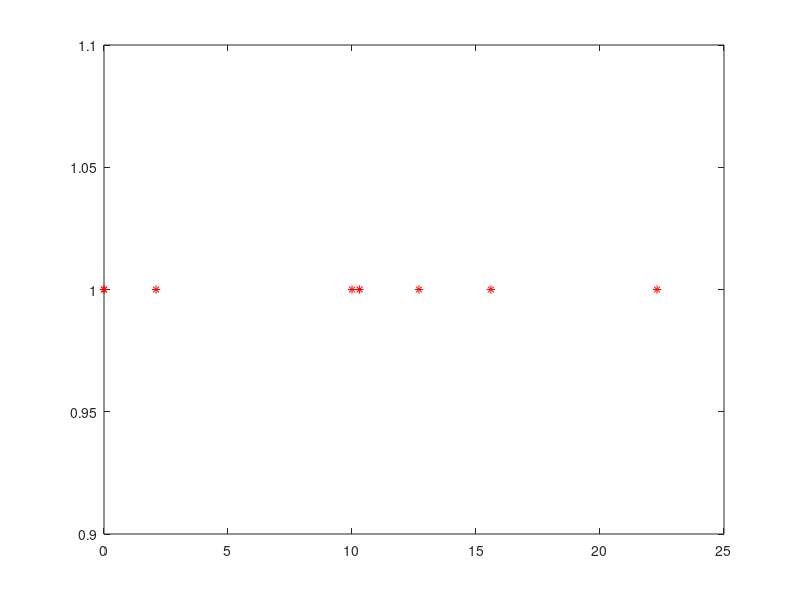

Write the MATLAB code that produced this figure. (Note: this script raises an error after producing the figure.)
%Kai Jin
%Time: About 4.5hrs
%1.A
x = 1:100000;
c_data = normrnd(12,0.4,[1,100000]);
false_data = [10, 10.3, 2.1, 0, 0, 15.6, 22.3, 12.7];
data = [c_data false_data];
figure()
plot(false_data,1,'*r')
hold on
histogram(c_data)
title('Data with correct and wrong values')
legend('False data')

%We want to get rid of the data which have a very small
%probability(appreance times)for both side which means get rid of x values
%outside 5 sigma start from both right and left side.
pd = fitdist(data','Normal');
prob = normcdf(5);
right_x = icdf(pd,prob);
left_x = icdf(pd,1-prob);

Pos_true = 0;
Pos_false = 0;
Neg_true = 0;
Neg_false = 0;
for i = 1:100008
    if data(i)>left_x&&data(i)<right_x
        if ismember(data(i),false_data)
            Pos_false = Pos_false + 1;
        else
            Pos_true = Pos_true + 1;
        end
    else
        if ismember(data(i),false_data)
            Neg_true = Neg_true + 1;
        else
            Neg_false = Neg_false + 1;
        end
    end
end

table = zeros(2,2);
table(1,1) = Pos_true;
table(1,2) = Pos_false;
table(2,1) = Neg_true;
table(2,2) = Neg_false;
table

%1.B
%There is no omissions. I think if you change the value of sigma you
%choose, the except value of omission will also change. If you choose sigma
%is 1, there will be a 15% chance you get a omission.

%1.C
%Yes, there is comissions. However, we can't avoid it because it is close
%to the mean than some correct data(have a smaller variance).

%2.A
%Assume we get the data of 2D histogram of positional uncertainty. We can
%find the moving distance by formula d=[(dx)^2+(dy)^2]^1/2. If '5 sigma' of
%distand(d) distribution is detection of movement. What is that distance in
%arcseconds(dx and dy)?

%We need get data dx and dy for each pixel in the graph and use the
%formula d=[(dx)^2+(dy)^2]^1/2 to calculate the real movement distance on
%2D graph. After that, we use d to build a normal distribution(I see the
%data is Gaussian distribution random number from codes). Find the
%corresponding x-axis value'5 sigma' which is the minimum distance d to
%detect a motion. Finally, we can find corresponding arcseconds dx and dy.

%3.A
%We observe a moon sized patch on the sky 8 hours per night for 15 days and
%see 6800 cosmic rays, the sun and the moon can block rays and appear as
%holes in the cosmic ray sky. Assume a moon sized patch on the sky we
%normally have a cosmic ray rate of 1 cosmic ray per minute, what is the
%signficance of our moon shadow detection?

%3.B
%Every event in this observation has the same probability and there is no
%clue that they can influence each other. Therefore, the distribution of
%this obeservation should be a poisson distribution.
%1. Caculate the mean of this observation
%2. Build a poisson distribution with "lambda" which is the mean we
%calculate
%3. Calculate the probability beyond 5 sigma in observation distribution
%3. Calculate the corresponding sigma value on observation distribution
%using the probability we calculate in step 2

%3.C
%By formula mean=n*p, n is the number of experience, and p represent the
%probability of a win on any given experience
%Let's assume n is 1 because we do the 15 days observation only once, and p
%is the probability we see a ray during the 15 days
mean = 1*6800/(15*8*60);
ob = makedist('Poisson', 'lambda', mean);
prob = 1-cdf(ob,5);
sigma = norminv(prob)